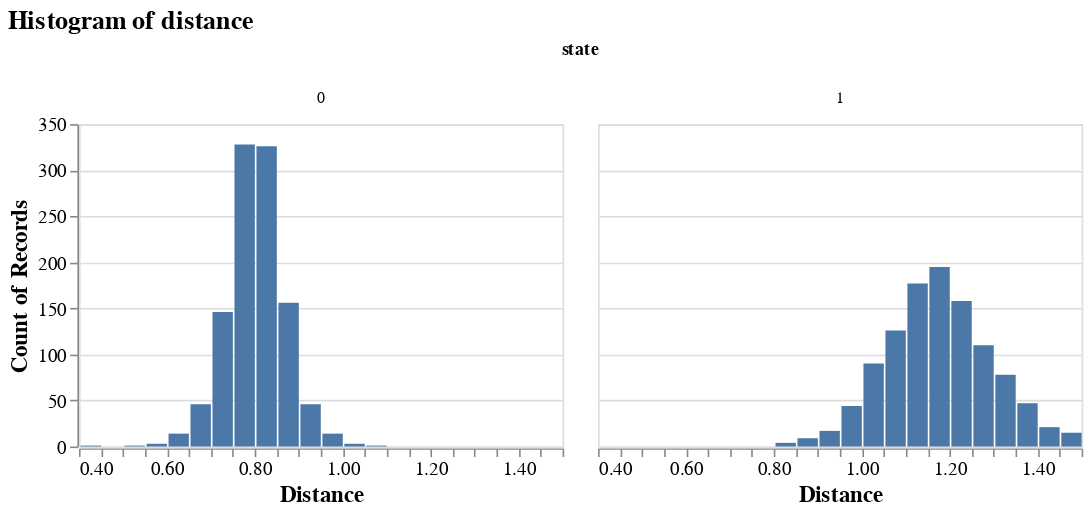

The notebook cell this image was saved under:
### Code cell
alt.Chart(db_state).mark_bar(point = True).encode(
    x=alt.X('v:Q', bin=alt.Bin(maxbins=50), title='Distance'),
    y='count()',
    column = 'state'
).properties(
    title='Histogram of distance',
    width=300,
    height=200
).configure_axis(
    labelFontSize=12,
    titleFontSize=14
).configure_title(
    fontSize=16
)

### Figure 1 — Vega-Lite specification as saved in the notebook (floating-point values rounded to 4 significant figures; data arrays with more than 128 entries replaced by an {"elided": "..."} marker saying what was removed)
{"config": {"view": {"continuousWidth": 300, "continuousHeight": 300}, "axis": {"labelFontSize": 12, "titleFontSize": 14}, "title": {"fontSize": 16}}, "data": {"name": "data-d74256b838daf5dffbead834f1be23f6"}, "mark": {"type": "bar", "point": true}, "encoding": {"column": {"field": "state", "type": "quantitative"}, "x": {"bin": {"maxbins": 50}, "field": "v", "title": "Distance", "type": "quantitative"}, "y": {"aggregate": "count", "type": "quantitative"}}, "height": 200, "title": "Histogram of distance", "width": 300, "$schema": "https://vega.github.io/schema/vega-lite/v5.17.0.json", "datasets": {"data-d74256b838daf5dffbead834f1be23f6": {"elided": "2178 records"}}}
